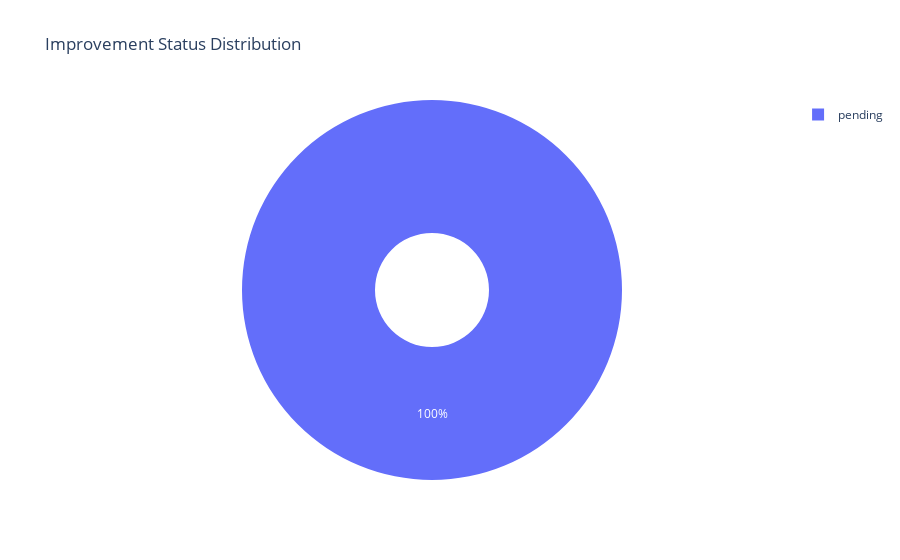

The code cell stored with this chart in its notebook:
### Code cell
# Display the progress report
print("Summary:")
display(progress_report['summary'])

print("\nImprovements:")
display(progress_report['improvements'])

print("\nImpact Analysis:")
display(progress_report['impact_analysis'])

print("\nVisualization:")
visualization

### Figure 1 — Plotly figure (JSON) as saved in the notebook; plotly's stock layout.template omitted (floating-point values rounded to 4 significant figures)
{"data": [{"hole": 0.3, "labels": ["pending"], "type": "pie", "values": [3]}], "layout": {"title": {"text": "Improvement Status Distribution"}}}
